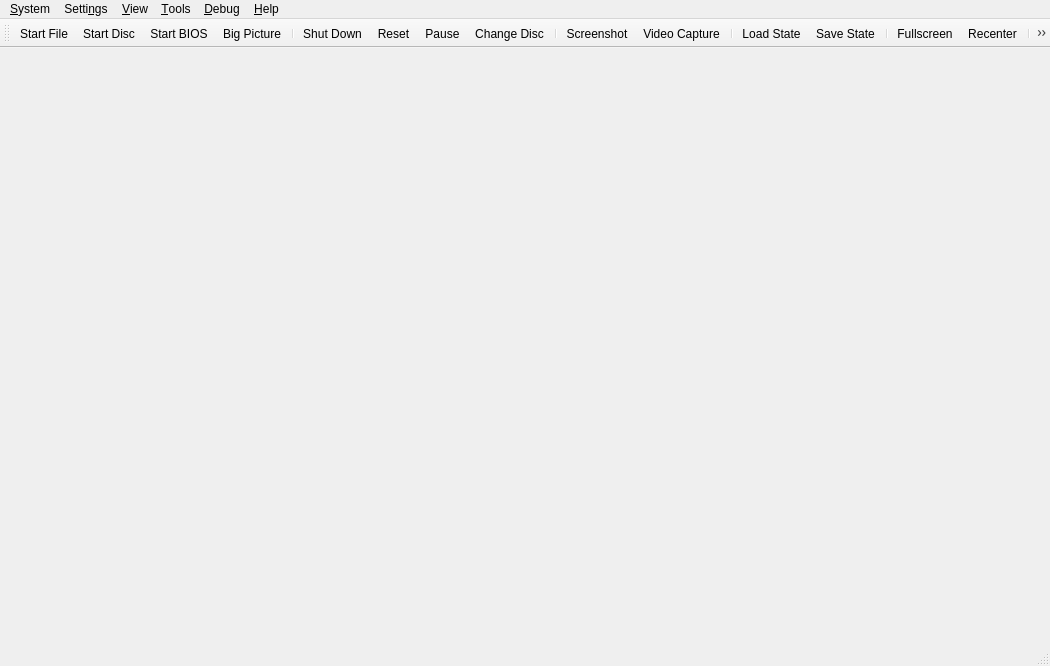
<?xml version="1.0" encoding="UTF-8"?>
<ui version="4.0">
 <class>MainWindow</class>
 <widget class="QMainWindow" name="MainWindow">
  <property name="geometry">
   <rect>
    <x>0</x>
    <y>0</y>
    <width>1050</width>
    <height>666</height>
   </rect>
  </property>
  <property name="acceptDrops">
   <bool>true</bool>
  </property>
  <property name="windowTitle">
   <string>PCSX2</string>
  </property>
  <property name="windowIcon">
   <iconset>
    <normalon>:/icons/AppIcon64.png</normalon>
   </iconset>
  </property>
  <property name="unifiedTitleAndToolBarOnMac">
   <bool>true</bool>
  </property>
  <widget class="QStackedWidget" name="mainContainer"/>
  <widget class="QMenuBar" name="menuBar">
   <property name="geometry">
    <rect>
     <x>0</x>
     <y>0</y>
     <width>1050</width>
     <height>27</height>
    </rect>
   </property>
   <widget class="QMenu" name="menuSystem">
    <property name="title">
     <string>&amp;System</string>
    </property>
    <widget class="QMenu" name="menuChangeDisc">
     <property name="title">
      <string>&amp;Change Disc</string>
     </property>
     <property name="icon">
      <iconset theme="disc-eject-line"/>
     </property>
     <actiongroup name="actionGroupChangeDiscSubImages"/>
     <addaction name="actionChangeDiscFromFile"/>
     <addaction name="actionChangeDiscFromDevice"/>
     <addaction name="actionChangeDiscFromGameList"/>
     <addaction name="actionRemoveDisc"/>
     <addaction name="separator"/>
    </widget>
    <widget class="QMenu" name="menuLoadState">
     <property name="title">
      <string>&amp;Load State</string>
     </property>
     <property name="icon">
      <iconset theme="floppy-out-line"/>
     </property>
    </widget>
    <widget class="QMenu" name="menuSaveState">
     <property name="title">
      <string>Sa&amp;ve State</string>
     </property>
     <property name="icon">
      <iconset theme="floppy-in-line"/>
     </property>
    </widget>
    <addaction name="actionStartFile"/>
    <addaction name="actionStartDisc"/>
    <addaction name="actionStartBios"/>
    <addaction name="actionStartFullscreenUI"/>
    <addaction name="separator"/>
    <addaction name="actionPowerOff"/>
    <addaction name="actionPowerOffWithoutSaving"/>
    <addaction name="actionReset"/>
    <addaction name="actionPause"/>
    <addaction name="menuChangeDisc"/>
    <addaction name="separator"/>
    <addaction name="actionScreenshot"/>
    <addaction name="actionVideoCapture"/>
    <addaction name="separator"/>
    <addaction name="menuLoadState"/>
    <addaction name="menuSaveState"/>
    <addaction name="separator"/>
    <addaction name="actionSettings"/> <!-- Please consult with macOS users before removing -->
    <addaction name="actionExit"/>
   </widget>
   <widget class="QMenu" name="menuSettings">
    <property name="title">
     <string>Setti&amp;ngs</string>
    </property>
    <addaction name="actionViewGameProperties"/>
    <addaction name="separator"/>
    <addaction name="actionInterfaceSettings"/>
    <addaction name="actionGameListSettings"/>
    <addaction name="actionBIOSSettings"/>
    <addaction name="actionEmulationSettings"/>
    <addaction name="actionGraphicsSettings"/>
    <addaction name="actionOSDSettings"/>
    <addaction name="actionAudioSettings"/>
    <addaction name="actionMemoryCardSettings"/>
    <addaction name="actionDEV9Settings"/>
    <addaction name="actionFolderSettings"/>
    <addaction name="actionAchievementSettings"/>
    <addaction name="separator"/>
    <addaction name="actionControllerSettings"/>
    <addaction name="actionHotkeySettings"/>
    <addaction name="separator"/>
    <addaction name="actionAddGameDirectory"/>
    <addaction name="actionScanForNewGames"/>
    <addaction name="actionRescanAllGames"/>
   </widget>
   <widget class="QMenu" name="menuHelp">
    <property name="title">
     <string>&amp;Help</string>
    </property>
    <addaction name="actionGitHubRepository"/>
    <addaction name="actionSupportForums"/>
    <addaction name="actionWiki"/>
    <addaction name="actionDocumentation"/>
    <addaction name="actionDiscordServer"/>
    <addaction name="separator"/>
    <addaction name="actionCheckForUpdates"/>
    <addaction name="separator"/>
    <addaction name="actionAboutQt"/>
    <addaction name="actionAbout"/>
   </widget>
   <widget class="QMenu" name="menuDebug">
    <property name="title">
     <string>&amp;Debug</string>
    </property>
    <widget class="QMenu" name="menuDebugSwitchRenderer">
     <property name="title">
      <string>&amp;Switch Graphics API</string>
     </property>
     <property name="icon">
      <iconset theme="brush-line"/>
     </property>
    </widget>
    <addaction name="menuDebugSwitchRenderer"/>
    <addaction name="separator"/>
    <addaction name="actionDebugger"/>
    <addaction name="separator"/>
    <addaction name="actionEnableLogTimestamps"/>
    <addaction name="separator"/>
    <addaction name="actionEnableEEConsoleLogging"/>
    <addaction name="actionEnableIOPConsoleLogging"/>
    <addaction name="actionEnableCDVDVerboseReads"/>
   </widget>
   <widget class="QMenu" name="menuView">
    <property name="title">
     <string>&amp;View</string>
    </property>
    <widget class="QMenu" name="menuWindowSize">
     <property name="title">
      <string>&amp;Window Size</string>
     </property>
     <property name="icon">
      <iconset theme="window-2-line"/>
     </property>
    </widget>
    <addaction name="actionViewToolbar"/>
    <addaction name="actionViewLockToolbar"/>
    <addaction name="actionViewStatusBar"/>
    <addaction name="actionViewStatusBarVerbose"/>
    <addaction name="separator"/>
    <addaction name="actionViewGameList"/>
    <addaction name="actionViewGameGrid"/>
    <addaction name="actionViewSystemDisplay"/>
    <addaction name="separator"/>
    <addaction name="actionFullscreen"/>
    <addaction name="menuWindowSize"/>
    <addaction name="separator"/>
    <addaction name="actionGridViewShowTitles"/>
    <addaction name="actionGridViewShowFullTitles"/>
    <addaction name="actionGridViewZoomIn"/>
    <addaction name="actionGridViewZoomOut"/>
    <addaction name="actionGridViewRefreshCovers"/>
   </widget>
   <widget class="QMenu" name="menuTools">
    <property name="title">
     <string>&amp;Tools</string>
    </property>
    <widget class="QMenu" name="menuInputRecording">
     <property name="title">
      <string>&amp;Input Recording</string>
     </property>
     <property name="icon">
      <iconset theme="keyboard-line"/>
     </property>
     <addaction name="actionInputRecNew"/>
     <addaction name="actionInputRecPlay"/>
     <addaction name="actionInputRecStop"/>
     <addaction name="separator"/>
     <addaction name="actionInputRecOpenViewer"/>
     <addaction name="separator"/>
     <addaction name="actionInputRecConsoleLogs"/>
     <addaction name="actionInputRecControllerLogs"/>
    </widget>
    <addaction name="actionOpenDataDirectory"/>
    <addaction name="actionCoverDownloader"/>
    <addaction name="actionToggleSoftwareRendering"/>
    <addaction name="separator"/>
    <addaction name="actionEditCheats"/>
    <addaction name="actionEditPatches"/>
    <addaction name="actionReloadPatches"/>
    <addaction name="separator"/>
    <addaction name="menuInputRecording"/>
    <addaction name="separator"/>
    <addaction name="actionEnableSystemConsole"/>
    <addaction name="actionEnableDebugConsole"/>
    <addaction name="actionEnableLogWindow"/>
    <addaction name="actionEnableFileLogging"/>
    <addaction name="actionEnableVerboseLogging"/>
    <addaction name="separator"/>
    <addaction name="actionShowAdvancedSettings"/>
    <addaction name="actionSaveBlockDump"/>
    <addaction name="actionSaveGSDump"/>
   </widget>
   <addaction name="menuSystem"/>
   <addaction name="menuSettings"/>
   <addaction name="menuView"/>
   <addaction name="menuTools"/>
   <addaction name="menuDebug"/>
   <addaction name="menuHelp"/>
  </widget>
  <widget class="QToolBar" name="toolBar">
   <property name="visible">
    <bool>true</bool>
   </property>
   <property name="windowTitle">
    <string>Toolbar</string>
   </property>
   <property name="iconSize">
    <size>
     <width>32</width>
     <height>32</height>
    </size>
   </property>
   <property name="toolButtonStyle">
    <enum>Qt::ToolButtonStyle::ToolButtonTextUnderIcon</enum>
   </property>
   <attribute name="toolBarArea">
    <enum>TopToolBarArea</enum>
   </attribute>
   <attribute name="toolBarBreak">
    <bool>false</bool>
   </attribute>
   <addaction name="actionToolbarStartFile"/>
   <addaction name="actionToolbarStartDisc"/>
   <addaction name="actionToolbarStartBios"/>
   <addaction name="actionToolbarStartFullscreenUI"/>
   <addaction name="separator"/>
   <addaction name="actionToolbarPowerOff"/>
   <addaction name="actionToolbarReset"/>
   <addaction name="actionToolbarPause"/>
   <addaction name="actionToolbarChangeDisc"/>
   <addaction name="separator"/>
   <addaction name="actionToolbarScreenshot"/>
   <addaction name="actionVideoCapture"/>
   <addaction name="separator"/>
   <addaction name="actionToolbarLoadState"/>
   <addaction name="actionToolbarSaveState"/>
   <addaction name="separator"/>
   <addaction name="actionToolbarFullscreen"/>
   <addaction name="actionToolbarRecenter"/>
   <addaction name="separator"/>
   <addaction name="actionToolbarSettings"/>
   <addaction name="actionToolbarControllerSettings"/>
   <addaction name="actionToolbarHotkeySettings"/>
  </widget>
  <widget class="QStatusBar" name="statusBar"/>
  <action name="actionStartFile">
   <property name="icon">
    <iconset theme="file-line"/>
   </property>
   <property name="text">
    <string>Start &amp;File...</string>
   </property>
  </action>
  <action name="actionToolbarStartFile">
   <property name="icon">
    <iconset theme="file-line"/>
   </property>
   <property name="text">
    <string comment="In Toolbar">Start File</string>
   </property>
  </action>
  <action name="actionStartDisc">
   <property name="icon">
    <iconset theme="disc-2-line"/>
   </property>
   <property name="text">
    <string>Start D&amp;isc...</string>
   </property>
  </action>
  <action name="actionToolbarStartDisc">
   <property name="icon">
    <iconset theme="disc-2-line"/>
   </property>
   <property name="text">
    <string comment="In Toolbar">Start Disc</string>
   </property>
  </action>
  <action name="actionStartBios">
   <property name="icon">
    <iconset theme="chip-line"/>
   </property>
   <property name="text">
    <string>Start &amp;BIOS</string>
   </property>
  </action>
  <action name="actionToolbarStartBios">
   <property name="icon">
    <iconset theme="chip-line"/>
   </property>
   <property name="text">
    <string comment="In Toolbar">Start BIOS</string>
   </property>
  </action>
  <action name="actionScanForNewGames">
   <property name="icon">
    <iconset theme="file-search-line"/>
   </property>
   <property name="text">
    <string>&amp;Scan For New Games</string>
   </property>
  </action>
  <action name="actionRescanAllGames">
   <property name="icon">
    <iconset theme="refresh-line"/>
   </property>
   <property name="text">
    <string>&amp;Rescan All Games</string>
   </property>
  </action>
  <action name="actionPowerOff">
   <property name="icon">
    <iconset theme="shut-down-line"/>
   </property>
   <property name="text">
    <string>Shut &amp;Down</string>
   </property>
  </action>
  <action name="actionToolbarPowerOff">
   <property name="icon">
    <iconset theme="shut-down-line"/>
   </property>
   <property name="text">
    <string comment="In Toolbar">Shut Down</string>
   </property>
  </action>
  <action name="actionPowerOffWithoutSaving">
   <property name="icon">
    <iconset theme="close-line"/>
   </property>
   <property name="text">
    <string>Shut Down &amp;Without Saving</string>
   </property>
  </action>
  <action name="actionReset">
   <property name="icon">
    <iconset theme="restart-line"/>
   </property>
   <property name="text">
    <string>&amp;Reset</string>
   </property>
  </action>
  <action name="actionToolbarReset">
   <property name="icon">
    <iconset theme="restart-line"/>
   </property>
   <property name="text">
    <string comment="In Toolbar">Reset</string>
   </property>
  </action>
  <action name="actionPause">
   <property name="checkable">
    <bool>true</bool>
   </property>
   <property name="icon">
    <iconset theme="pause-line"/>
   </property>
   <property name="text">
    <string>&amp;Pause</string>
   </property>
  </action>
  <action name="actionToolbarPause">
   <property name="checkable">
    <bool>true</bool>
   </property>
   <property name="icon">
    <iconset theme="pause-line"/>
   </property>
   <property name="text">
    <string comment="In Toolbar">Pause</string>
   </property>
  </action>
  <action name="actionToolbarLoadState">
   <property name="icon">
    <iconset theme="floppy-out-line"/>
   </property>
   <property name="text">
    <string comment="In Toolbar">Load State</string>
   </property>
  </action>
  <action name="actionToolbarSaveState">
   <property name="icon">
    <iconset theme="floppy-in-line"/>
   </property>
   <property name="text">
    <string comment="In Toolbar">Save State</string>
   </property>
  </action>
  <action name="actionExit">
   <property name="icon">
    <iconset theme="door-open-line"/>
   </property>
   <property name="text">
    <string>E&amp;xit</string>
   </property>
  </action>
  <action name="actionBIOSSettings">
   <property name="icon">
    <iconset theme="chip-line"/>
   </property>
   <property name="text">
    <string>&amp;BIOS</string>
   </property>
  </action>
  <action name="actionEmulationSettings">
   <property name="icon">
    <iconset theme="emulation-line"/>
   </property>
   <property name="text">
    <string>&amp;Emulation</string>
   </property>
  </action>
  <action name="actionControllerSettings">
   <property name="icon">
    <iconset theme="controller-line"/>
   </property>
   <property name="text">
    <string>&amp;Controllers</string>
   </property>
  </action>
  <action name="actionToolbarControllerSettings">
   <property name="icon">
    <iconset theme="controller-line"/>
   </property>
   <property name="text">
    <string comment="In Toolbar">Controllers</string>
   </property>
  </action>
  <action name="actionHotkeySettings">
   <property name="icon">
    <iconset theme="keyboard-line"/>
   </property>
   <property name="text">
    <string>&amp;Hotkeys</string>
   </property>
  </action>
  <action name="actionToolbarHotkeySettings">
   <property name="icon">
    <iconset theme="keyboard-line"/>
   </property>
   <property name="text">
    <string comment="In Toolbar">Hotkeys</string>
   </property>
  </action>
  <action name="actionGraphicsSettings">
   <property name="icon">
    <iconset theme="image-fill"/>
   </property>
   <property name="text">
    <string>&amp;Graphics</string>
   </property>
  </action>
  <action name="actionAchievementSettings">
   <property name="icon">
    <iconset theme="trophy-line"/>
   </property>
   <property name="text">
    <string>Achie&amp;vements</string>
   </property>
  </action>
  <action name="actionPostProcessingSettings">
   <property name="text">
    <string>&amp;Post-Processing Settings...</string>
   </property>
  </action>
  <action name="actionFullscreen">
   <property name="icon">
    <iconset theme="fullscreen-line"/>
   </property>
   <property name="text">
    <string>&amp;Fullscreen</string>
   </property>
  </action>
  <action name="actionToolbarFullscreen">
   <property name="icon">
    <iconset theme="fullscreen-line"/>
   </property>
   <property name="text">
    <string comment="In Toolbar">Fullscreen</string>
   </property>
  </action>
  <action name="actionToolbarRecenter">
   <property name="icon">
    <iconset theme="artboard-2-line"/>
   </property>
   <property name="text">
    <string comment="In Toolbar">Recenter</string>
   </property>
  </action>
  <action name="actionResolution_Scale">
   <property name="text">
    <string>Resolution Scale</string>
   </property>
  </action>
  <action name="actionGitHubRepository">
   <property name="icon">
    <iconset theme="github"/>
   </property>
   <property name="text">
    <string>&amp;GitHub Repository...</string>
   </property>
  </action>
  <action name="actionSupportForums">
   <property name="icon">
    <iconset theme="at"/>
   </property>
   <property name="text">
    <string>Support &amp;Forums...</string>
   </property>
  </action>
  <action name="actionWiki">
   <property name="icon">
    <iconset theme="book"/>
   </property>
   <property name="text">
    <string>PCSX2 &amp;Wiki...</string>
   </property>
  </action>
  <action name="actionDocumentation">
   <property name="icon">
    <iconset theme="booklet"/>
   </property>
   <property name="text">
    <string>D&amp;ocumentation...</string>
   </property>
  </action>
  <action name="actionDiscordServer">
   <property name="icon">
    <iconset theme="discord"/>
   </property>
   <property name="text">
    <string>&amp;Discord Server...</string>
   </property>
  </action>
  <action name="actionCheckForUpdates">
   <property name="icon">
    <iconset theme="download-2-line"/>
   </property>
   <property name="text">
    <string>Check for &amp;Updates...</string>
   </property>
  </action>
  <action name="actionAboutQt">
   <property name="icon">
    <iconset resource="resources/resources.qrc">
     <normaloff>:/icons/QT.png</normaloff>:/icons/QT.png</iconset>
   </property>
   <property name="text">
    <string>About &amp;Qt...</string>
   </property>
  </action>
  <action name="actionAbout">
   <property name="icon">
    <iconset resource="resources/resources.qrc">
     <normaloff>:/icons/AppIcon64.png</normaloff>:/icons/AppIcon64.png</iconset>
   </property>
   <property name="text">
    <string>&amp;About PCSX2...</string>
   </property>
  </action>
  <action name="actionToolbarChangeDisc">
   <property name="icon">
    <iconset theme="disc-eject-line"/>
   </property>
   <property name="text">
    <string comment="In Toolbar">Change Disc...</string>
   </property>
  </action>
  <action name="actionAudioSettings">
   <property name="icon">
    <iconset theme="volume-up-line"/>
   </property>
   <property name="text">
    <string>&amp;Audio</string>
   </property>
  </action>
  <action name="actionOSDSettings">
   <property name="icon">
    <iconset theme="heart-circle-line"/>
   </property>
   <property name="text">
    <string>&amp;On-Screen Display</string>
   </property>
  </action>
  <action name="actionGameListSettings">
   <property name="icon">
    <iconset theme="folder-open-line"/>
   </property>
   <property name="text">
    <string>Game &amp;List</string>
   </property>
  </action>
  <action name="actionInterfaceSettings">
   <property name="icon">
    <iconset theme="interface-line"/>
   </property>
   <property name="text">
    <string>&amp;Interface</string>
   </property>
  </action>
  <action name="actionAddGameDirectory">
   <property name="icon">
    <iconset theme="folder-add-line"/>
   </property>
   <property name="text">
    <string>Add Game &amp;Directory...</string>
   </property>
  </action>
  <action name="actionSettings">
   <property name="icon">
    <iconset theme="settings-3-line"/>
   </property>
   <property name="text">
    <string>S&amp;ettings</string>
   </property>
   <property name="menuRole">
    <enum>QAction::MenuRole::PreferencesRole</enum>
   </property>
  </action>
  <action name="actionToolbarSettings">
   <property name="icon">
    <iconset theme="settings-3-line"/>
   </property>
   <property name="text">
    <string comment="In Toolbar">Settings</string>
   </property>
   <property name="menuRole">
    <enum>QAction::MenuRole::PreferencesRole</enum>
   </property>
  </action>
  <action name="actionChangeDiscFromFile">
   <property name="text">
    <string>&amp;From File...</string>
   </property>
  </action>
  <action name="actionChangeDiscFromDevice">
   <property name="text">
    <string>From &amp;Device...</string>
   </property>
  </action>
  <action name="actionChangeDiscFromGameList">
   <property name="text">
    <string>From &amp;Game List...</string>
   </property>
  </action>
  <action name="actionRemoveDisc">
   <property name="text">
    <string>&amp;Remove Disc</string>
   </property>
  </action>
  <action name="actionGlobal_State">
   <property name="text">
    <string>Global State</string>
   </property>
  </action>
  <action name="actionScreenshot">
   <property name="icon">
    <iconset theme="screenshot-2-line"/>
   </property>
   <property name="text">
    <string>&amp;Screenshot</string>
   </property>
  </action>
  <action name="actionToolbarScreenshot">
   <property name="icon">
    <iconset theme="screenshot-2-line"/>
   </property>
   <property name="text">
    <string comment="In Toolbar">Screenshot</string>
   </property>
  </action>
  <action name="actionMemoryCardSettings">
   <property name="icon">
    <iconset theme="memcard-line"/>
   </property>
   <property name="text">
    <string>&amp;Memory Cards</string>
   </property>
  </action>
  <action name="actionDEV9Settings">
   <property name="icon">
    <iconset theme="global-line"/>
   </property>
   <property name="text">
    <string>&amp;Network &amp;&amp; HDD</string>
   </property>
  </action>
  <action name="actionFolderSettings">
   <property name="icon">
    <iconset theme="folder-settings-line"/>
   </property>
   <property name="text">
    <string>&amp;Folders</string>
   </property>
  </action>
  <action name="actionViewToolbar">
   <property name="checkable">
    <bool>true</bool>
   </property>
   <property name="checked">
    <bool>true</bool>
   </property>
   <property name="text">
    <string>&amp;Toolbar</string>
   </property>
  </action>
  <action name="actionViewLockToolbar">
   <property name="checkable">
    <bool>true</bool>
   </property>
   <property name="checked">
    <bool>false</bool>
   </property>
   <property name="text">
    <string>Loc&amp;k Toolbar</string>
   </property>
  </action>
  <action name="actionViewStatusBar">
   <property name="checkable">
    <bool>true</bool>
   </property>
   <property name="checked">
    <bool>true</bool>
   </property>
   <property name="text">
    <string>&amp;Status Bar</string>
   </property>
  </action>
  <action name="actionViewStatusBarVerbose">
   <property name="checkable">
    <bool>true</bool>
   </property>
   <property name="checked">
    <bool>true</bool>
   </property>
   <property name="text">
    <string>&amp;Verbose Status</string>
   </property>
  </action>
  <action name="actionViewGameList">
   <property name="icon">
    <iconset theme="list-check"/>
   </property>
   <property name="text">
    <string>Game &amp;List</string>
   </property>
  </action>
  <action name="actionViewSystemDisplay">
   <property name="enabled">
    <bool>false</bool>
   </property>
   <property name="icon">
    <iconset theme="tv-2-line"/>
   </property>
   <property name="text">
    <string extracomment="This grayed-out at first option will become available while there is a game emulated and the game list is displayed over the actual emulation, to let users display the system emulation once more.">System &amp;Display</string>
   </property>
  </action>
  <action name="actionViewGameProperties">
   <property name="enabled">
    <bool>false</bool>
   </property>
   <property name="icon">
    <iconset theme="file-settings-line"/>
   </property>
   <property name="text">
    <string>Game &amp;Properties</string>
   </property>
  </action>
  <action name="actionViewGameGrid">
   <property name="icon">
    <iconset theme="function-line"/>
   </property>
   <property name="text">
    <string>Game &amp;Grid</string>
   </property>
  </action>
  <action name="actionGridViewShowTitles">
   <property name="checkable">
    <bool>true</bool>
   </property>
   <property name="checked">
    <bool>true</bool>
   </property>
   <property name="icon">
    <iconset theme="price-tag-3-line"/>
   </property>
   <property name="text">
    <string>Show Titl&amp;es (Grid View)</string>
   </property>
  </action>
  <action name="actionGridViewShowFullTitles">
   <property name="checkable">
    <bool>true</bool>
   </property>
   <property name="checked">
    <bool>false</bool>
   </property>
   <property name="icon">
    <iconset theme="price-tag-2-line"/>
   </property>
   <property name="text">
    <string>Show F&amp;ull Titles (Grid View)</string>
   </property>
  </action>
  <action name="actionGridViewZoomIn">
   <property name="icon">
    <iconset theme="zoom-in-line"/>
   </property>
   <property name="text">
    <string>Zoom &amp;In (Grid View)</string>
   </property>
   <property name="shortcut">
    <string>Ctrl++</string>
   </property>
  </action>
  <action name="actionGridViewZoomOut">
   <property name="icon">
    <iconset theme="zoom-out-line"/>
   </property>
   <property name="text">
    <string>Zoom &amp;Out (Grid View)</string>
   </property>
   <property name="shortcut">
    <string>Ctrl+-</string>
   </property>
  </action>
  <action name="actionGridViewRefreshCovers">
   <property name="icon">
    <iconset theme="refresh-line"/>
   </property>
   <property name="text">
    <string>Refresh &amp;Covers (Grid View)</string>
   </property>
  </action>
  <action name="actionOpen_Memory_Card_Directory">
   <property name="icon">
    <iconset theme="memcard-line"/>
   </property>
   <property name="text">
    <string>Open Memory Card Directory...</string>
   </property>
  </action>
  <action name="actionOpenDataDirectory">
   <property name="icon">
    <iconset theme="folder-open-line"/>
   </property>
   <property name="text">
    <string>&amp;Open Data Directory...</string>
   </property>
  </action>
  <action name="actionToggleSoftwareRendering">
   <property name="icon">
    <iconset theme="brush-line"/>
   </property>
   <property name="text">
    <string>&amp;Toggle Software Rendering</string>
   </property>
  </action>
  <action name="actionDebugger">
   <property name="icon">
    <iconset theme="bug-line"/>
   </property>
   <property name="text">
    <string>&amp;Open Debugger</string>
   </property>
  </action>
  <action name="actionReloadPatches">
   <property name="icon">
    <iconset theme="refresh-line"/>
   </property>
   <property name="text">
    <string>&amp;Reload Cheats/Patches</string>
   </property>
  </action>
  <action name="actionEnableSystemConsole">
   <property name="checkable">
    <bool>true</bool>
   </property>
   <property name="text">
    <string>E&amp;nable System Console</string>
   </property>
  </action>
  <action name="actionEnableDebugConsole">
   <property name="checkable">
    <bool>true</bool>
   </property>
   <property name="text">
    <string>Enable &amp;Debug Console</string>
   </property>
  </action>
  <action name="actionEnableLogWindow">
   <property name="checkable">
    <bool>true</bool>
   </property>
   <property name="text">
    <string>Enable &amp;Log Window</string>
   </property>
  </action>
  <action name="actionEnableVerboseLogging">
   <property name="checkable">
    <bool>true</bool>
   </property>
   <property name="text">
    <string>Enable &amp;Verbose Logging</string>
   </property>
  </action>
  <action name="actionEnableEEConsoleLogging">
   <property name="checkable">
    <bool>true</bool>
   </property>
   <property name="text">
    <string>Enable EE Console &amp;Logging</string>
   </property>
  </action>
  <action name="actionEnableIOPConsoleLogging">
   <property name="checkable">
    <bool>true</bool>
   </property>
   <property name="text">
    <string>Enable &amp;IOP Console Logging</string>
   </property>
  </action>
  <action name="actionSaveGSDump">
   <property name="icon">
    <iconset theme="save-3-line"/>
   </property>
   <property name="text">
    <string>Save Single Frame &amp;GS Dump</string>
   </property>
  </action>
  <action name="actionInputRecNew">
   <property name="enabled">
    <bool>false</bool>
   </property>
   <property name="text">
    <string extracomment="This section refers to the Input Recording submenu.">&amp;New</string>
   </property>
  </action>
  <action name="actionInputRecPlay">
   <property name="enabled">
    <bool>false</bool>
   </property>
   <property name="text">
    <string extracomment="This section refers to the Input Recording submenu.">&amp;Play</string>
   </property>
  </action>
  <action name="actionInputRecStop">
   <property name="enabled">
    <bool>false</bool>
   </property>
   <property name="text">
    <string extracomment="This section refers to the Input Recording submenu.">&amp;Stop</string>
   </property>
  </action>
  <action name="actionRecording_Console_Logs">
   <property name="text">
    <string>Input Recording Logs</string>
   </property>
  </action>
  <action name="actionInputRecControllerLogs">
   <property name="checkable">
    <bool>true</bool>
   </property>
   <property name="text">
    <string>&amp;Controller Logs</string>
   </property>
  </action>
  <action name="actionInputRecConsoleLogs">
   <property name="checkable">
    <bool>true</bool>
   </property>
   <property name="text">
    <string>&amp;Input Recording Logs</string>
   </property>
  </action>
  <action name="actionEnableFileLogging">
   <property name="checkable">
    <bool>true</bool>
   </property>
   <property name="text">
    <string>Enable &amp;File Logging</string>
   </property>
  </action>
  <action name="actionEnableCDVDVerboseReads">
   <property name="checkable">
    <bool>true</bool>
   </property>
   <property name="text">
    <string>Enable &amp;CDVD Read Logging</string>
   </property>
  </action>
  <action name="actionSaveBlockDump">
   <property name="checkable">
    <bool>true</bool>
   </property>
   <property name="text">
    <string>Save CDVD &amp;Block Dump</string>
   </property>
  </action>
  <action name="actionEnableLogTimestamps">
   <property name="checkable">
    <bool>true</bool>
   </property>
   <property name="text">
    <string>&amp;Enable Log Timestamps</string>
   </property>
  </action>
  <action name="actionStartFullscreenUI">
   <property name="icon">
    <iconset theme="tv-2-line"/>
   </property>
   <property name="text">
    <string>Start Big Picture &amp;Mode</string>
   </property>
  </action>
  <action name="actionToolbarStartFullscreenUI">
   <property name="icon">
    <iconset theme="tv-2-line"/>
   </property>
   <property name="text">
    <string comment="In Toolbar">Big Picture</string>
   </property>
  </action>
  <action name="actionCoverDownloader">
   <property name="icon">
    <iconset theme="artboard-2-line"/>
   </property>
   <property name="text">
    <string>&amp;Cover Downloader...</string>
   </property>
  </action>
  <action name="actionShowAdvancedSettings">
   <property name="checkable">
    <bool>true</bool>
   </property>
   <property name="text">
    <string>&amp;Show Advanced Settings</string>
   </property>
  </action>
  <action name="actionInputRecOpenViewer">
   <property name="text">
    <string>&amp;Recording Viewer</string>
   </property>
  </action>
  <action name="actionVideoCapture">
   <property name="checkable">
    <bool>true</bool>
   </property>
   <property name="icon">
    <iconset theme="camera-video"/>
   </property>
   <property name="text">
    <string comment="In Toolbar">&amp;Video Capture</string>
   </property>
  </action>
  <action name="actionEditCheats">
   <property name="icon">
    <iconset theme="pencil-line"/>
   </property>
   <property name="text">
    <string>&amp;Edit Cheats...</string>
   </property>
  </action>
  <action name="actionEditPatches">
   <property name="icon">
    <iconset theme="pencil-line"/>
   </property>
   <property name="text">
    <string>Edit &amp;Patches...</string>
   </property>
  </action>
 </widget>
 <resources>
  <include location="resources/resources.qrc"/>
 </resources>
 <connections/>
</ui>
